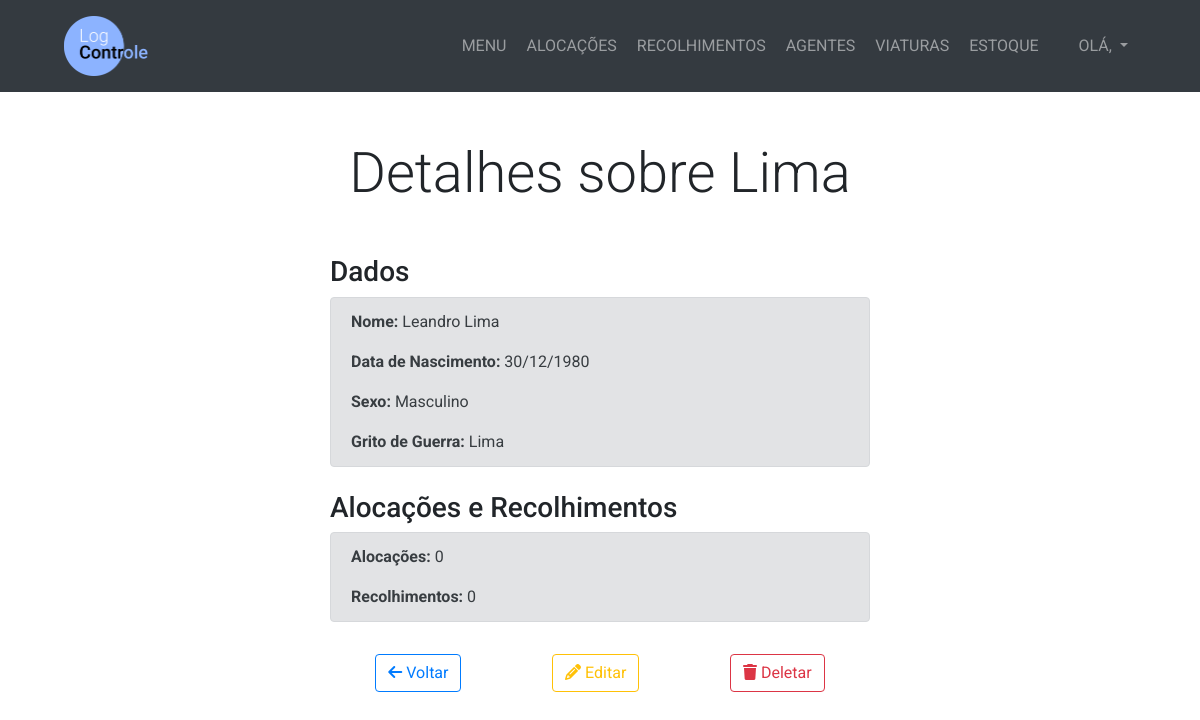
Before: /agente/3/detalhes/ with the older database file.
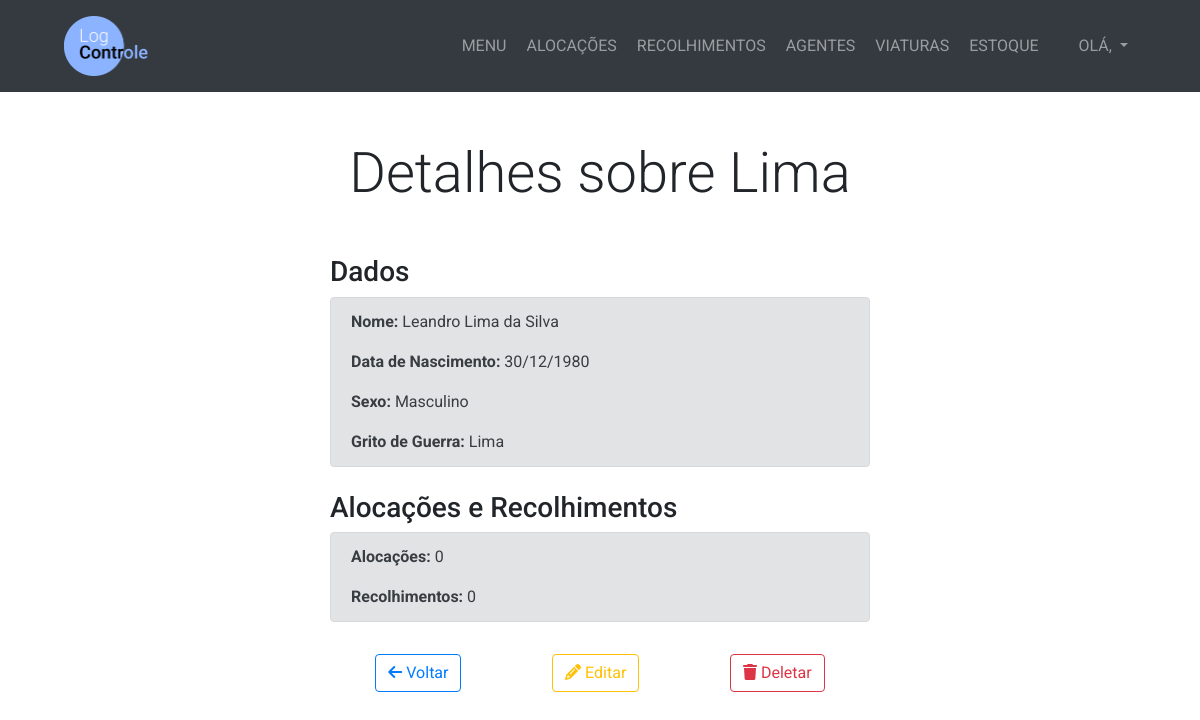
After: the same page with the newer database file.
### management/models.py (models this page shows, shortened)
class Agente(models.Model):
    SEXO_CHOICES = (
        ('Feminino', 'Feminino'),
        ('Masculino', 'Masculino')
    )
    nome = models.CharField(max_length=200)
    datanascimento = models.DateField()
    sexo = models.CharField(max_length=10, choices=SEXO_CHOICES)
    gritodeguerra = models.CharField(max_length=50)

### management/views.py (the view, shortened to what this page needs)
# urls.py: path('agente/<int:pk_agente>/detalhes/', views.detalheagente, name='detalheagente'),
def detalheagente(request, pk_agente):
    agente = get_object_or_404(Agente, pk=pk_agente)
    alocacoes = AlocacaoAgente.objects.filter(agente_id=agente.id)
    recolhimentos = RecolhimentoAgente.objects.filter(agente_id=agente.id)
    if request.method == 'GET':
        return render(request, 'management/detalheagente.html', {'agente':agente, 'alocacoes':alocacoes, 'recolhimentos':recolhimentos})

### management/templates/management/detalheagente.html (shortened to what this page needs)
{% extends 'management/base.html' %}
{% block content %}
  <section class="py-5">
    <div class="container">
      <h1 class="display-4 text-center mb-5">Detalhes sobre {{ agente.gritodeguerra }}</h1>
      <div class="row justify-content-center">
        <div class="col-lg-6">
          <h3>Dados</h3>
          <div class="alert alert-secondary mb-4">
            <p><strong>Nome:</strong> {{ agente.nome }}</p>
            <p><strong>Data de Nascimento:</strong> {{ agente.datanascimento|date:'d/m/Y' }}</p>
            <p><strong>Sexo:</strong> {{ agente.sexo }}</p>
            <p class="mb-0"><strong>Grito de Guerra:</strong> {{ agente.gritodeguerra }}</p>
          </div>
          <h3>Alocações e Recolhimentos</h3>
          <div class="alert alert-secondary mb-4">
            <p><strong>Alocações:</strong> {{ alocacoes.count }}</p>
            <p class="mb-0"><strong>Recolhimentos:</strong> {{ recolhimentos.count }}</p>
          </div>
          <div class="d-flex">
            <a href="{% url 'menuagente' %}" class="btn btn-outline-primary mt-2 mx-auto"><i class="fas fa-arrow-left"></i> Voltar</a>
            <a href="{% url 'editaragente' agente.id %}" class="btn btn-outline-warning mt-2 mx-auto"><i class="fas fa-pencil-alt"></i> Editar</a>
            <button href="#" data-toggle="modal" data-target="#agenteModal" id="btn-deletar" class="btn btn-outline-danger mt-2 mx-auto"><i class="fas fa-trash"></i> Deletar</button>
          </div>
        </div>
      </div>
    </div>
  </section>
{% endblock %}

Changed rows visible on the page:
changed Agente "Lima": nome "Leandro Lima" → "Leandro Lima da Silva"
